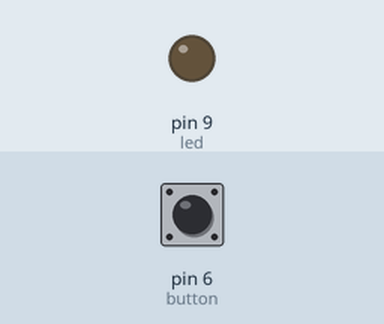
The sketch below on a simulated Arduino Uno, built with avr-gcc and run on an emulated ATmega328P. Shown: output pins drawn as LEDs (lit = HIGH). The test bench sets the inputs (shaded band); at power-on: pin 6 (button) LOW. What the sketch prints to the serial monitor is not drawn.

Above: at 1.2 s.
1.3 s: pin 6 (button) pulled HIGH for 0.15 s
At 2.5 s:
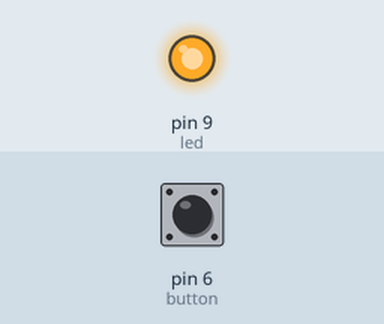
2.9 s: pin 6 (button) pulled HIGH for 1 s
At 4.0 s:
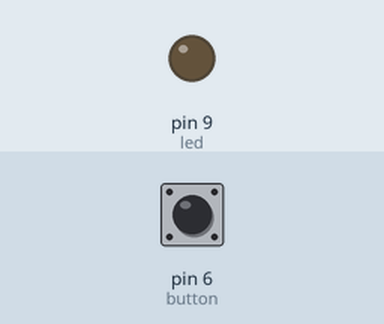
5.4 s: pin 6 (button) pulled HIGH for 3.2 s
At 5.8 s:
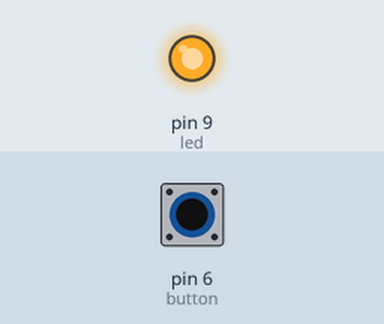
Timing chart, 0 to 8.4 s (numbered marks = the images above; inputs shaded):
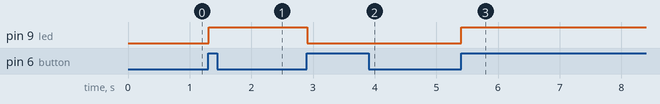

Measured:
- after the input at 1.3 s, pin 9 (led): LOW → HIGH at once
- after the input at 2.9 s, pin 9 (led): HIGH → LOW at once
- after the input at 5.4 s, pin 9 (led): LOW → HIGH at once

The sketch:

button_2.ino
```cpp
int led=9;
int button = 6;
int previous;
int current;
int state = LOW;

void setup()
{
  Serial.begin (9600);
  pinMode( led, OUTPUT);
  pinMode (button, INPUT);

}

void loop()
{
  current= digitalRead (button);
  Serial.println(current);
    if(previous== LOW && current == HIGH)
     {
      state = !state ; //state is changed
      digitalWrite(led , state);
      Serial.println("test");
    }
  previous = current;
}
```
